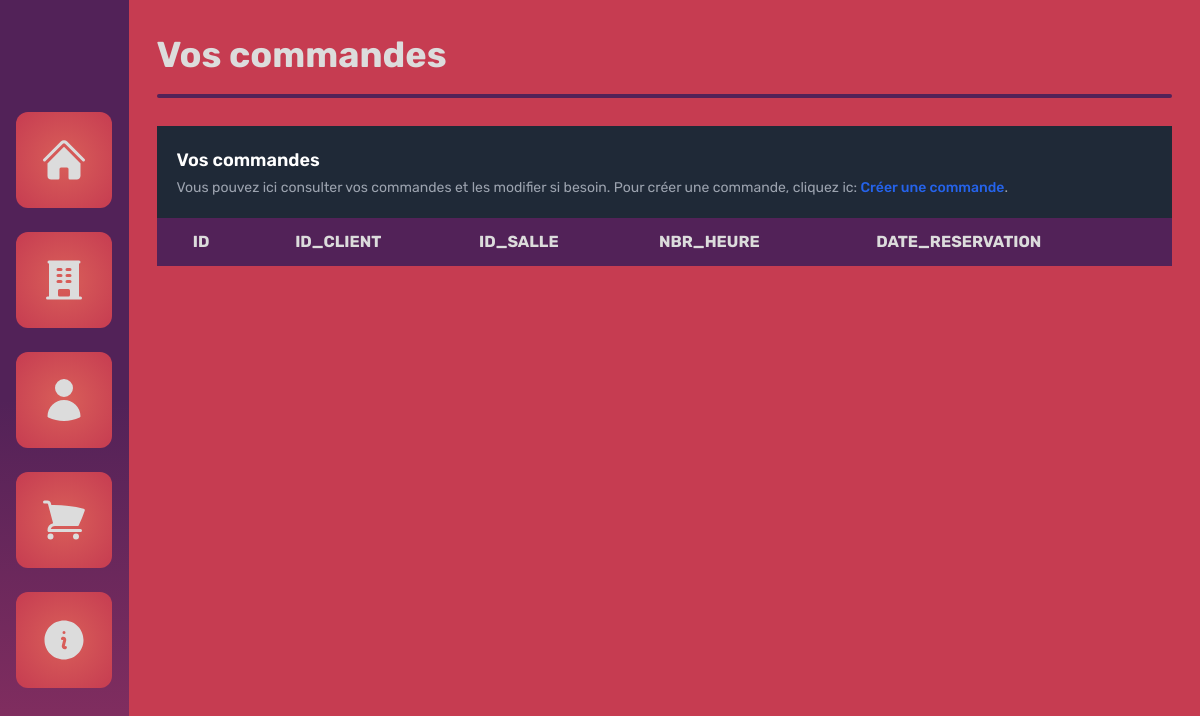
The page /orders on the database as committed earlier.
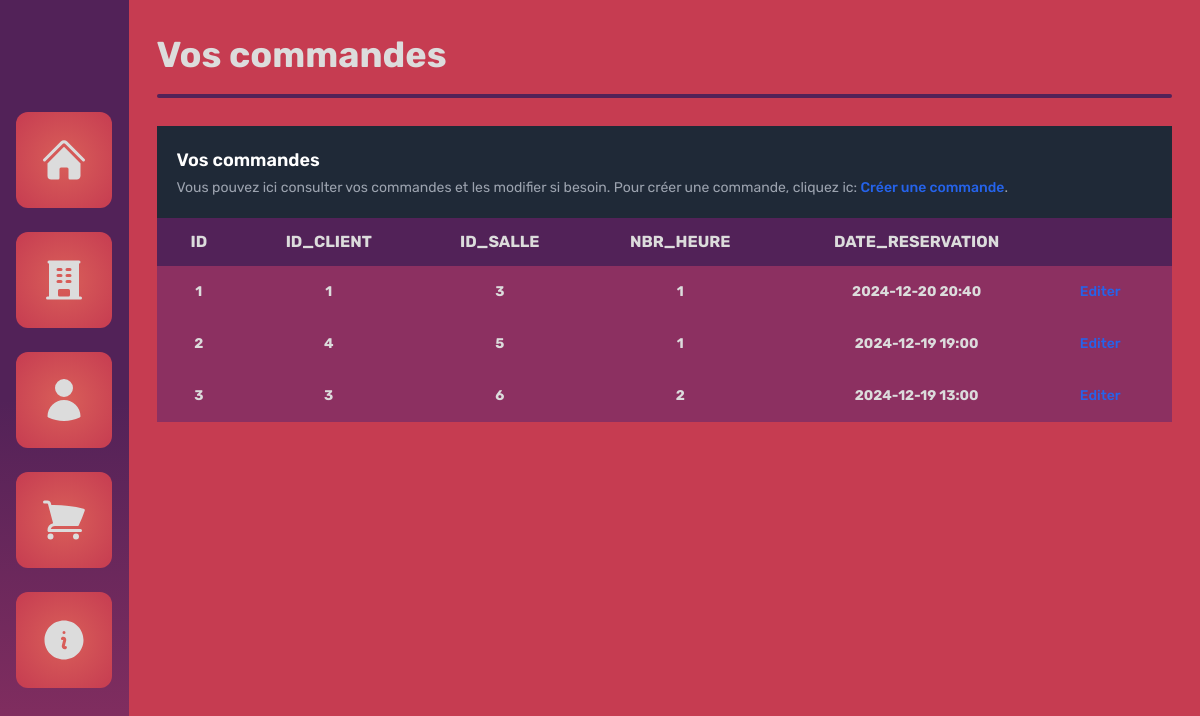
The same page on the database as committed later.
### tables this page shows
CREATE TABLE orders (
            id INTEGER PRIMARY KEY AUTOINCREMENT,
            id_client INT,
            id_salle INT,
            nbr_heure INT,
            date_reservation TEXT,
            FOREIGN KEY(id_client) REFERENCES clients(id),
            FOREIGN KEY(id_salle) REFERENCES rooms(id)
        );

### main.py (the view)
@app.route('/orders')
def orders():
    return render_template('orders/list.html', attributes=db_manager.get_attrubutes("orders"), orders=db_manager.get_orders())

### database_manager.py (called while the page is built)
    def get_attrubutes(self, table:str):
        return self.curseur.execute(f"PRAGMA table_info({table})").fetchall()

    def get_orders(self):
        return self.curseur.execute("SELECT * FROM orders").fetchall()

### templates/orders/list.html (shortened to what this page needs)
{% extends 'base.html' %}
{% block content %}
<section class="h-full w-full bg-[--palette-3] flex flex-col">
  <div class="w-full p-7 flex flex-col space-y-3">
    <span class="great-title">Vos commandes</span>
    <div class="w-full h-1 bg-[--palette-1] rounded-lg "></div>
  </div>
  <div class="h-full w-full px-7">
    <table class="w-full">
        <caption class="p-5 text-lg font-semibold text-left rtl:text-right text-white bg-gray-800">
            Vos commandes
            <p class="mt-1 text-sm font-normal text-gray-400">Vous pouvez ici consulter vos commandes et les modifier si besoin. Pour créer une commande, cliquez ic: <a href="{{url_for('create_order')}}" class="font-medium text-blue-600 hover:underline">Créer une commande</a>.</p>
        </caption>
        <thead class="text-base base-text uppercase bg-[--palette-1] text-[--white-color]">
            <tr>
              {% for attribut in attributes %}
                <th scope="col" class="px-6 py-3">
                    <span>{{ attribut[1] }}</span>
                </th>
              {% endfor %}
                <th scope="col" class="px-6 py-3">
                </th>
            </tr>
        </thead>
        <tbody class="text-sm">
          {% for order in orders %}
          <tr class="bg-[--palette-2] border-b text-[--white-color]">
            {% for attribut in order %}
              <th scope="row" class="px-6 py-4">
                  <span>{{ attribut }}</span>
              </th>
            {% endfor %}
            <td class="px-6 py-4">
              <a href="{{ url_for('order', id=order[0]) }}" class="font-medium text-blue-600 hover:underline">Editer</a>
            </td>
          </tr>
          {% endfor %}
        </tbody>
    </table>
</div>
</section>
{% endblock %}

Rows that differ between the two databases and show on the page:
added orders: order "1" "1" "3" "1", date_reservation "2024-12-20 20:40"
added orders: order "2" "4" "5" "1", date_reservation "2024-12-19 19:00"
added orders: order "3" "3" "6" "2", date_reservation "2024-12-19 13:00"
